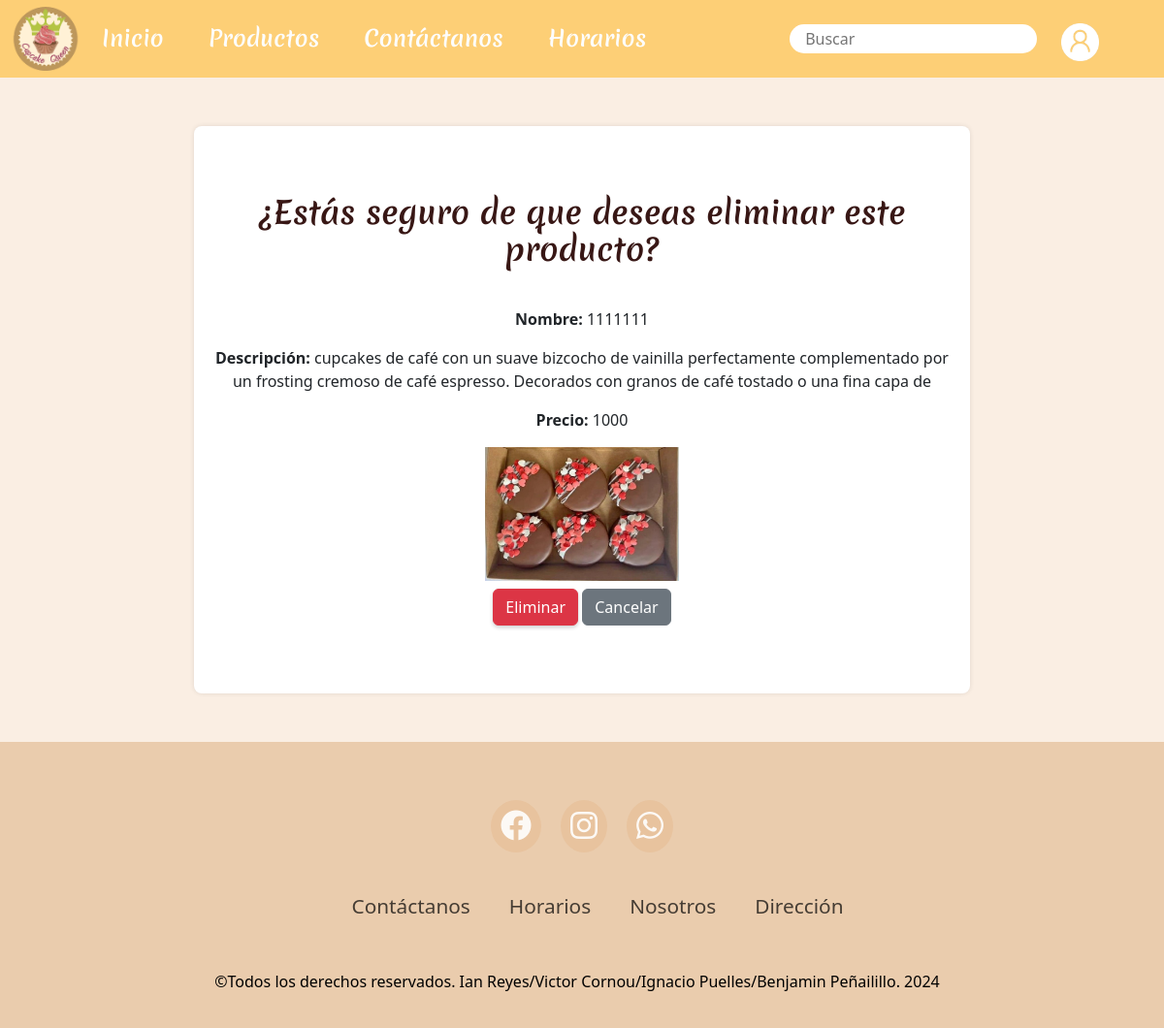
Before: /eliminar/28/ with the older database file.
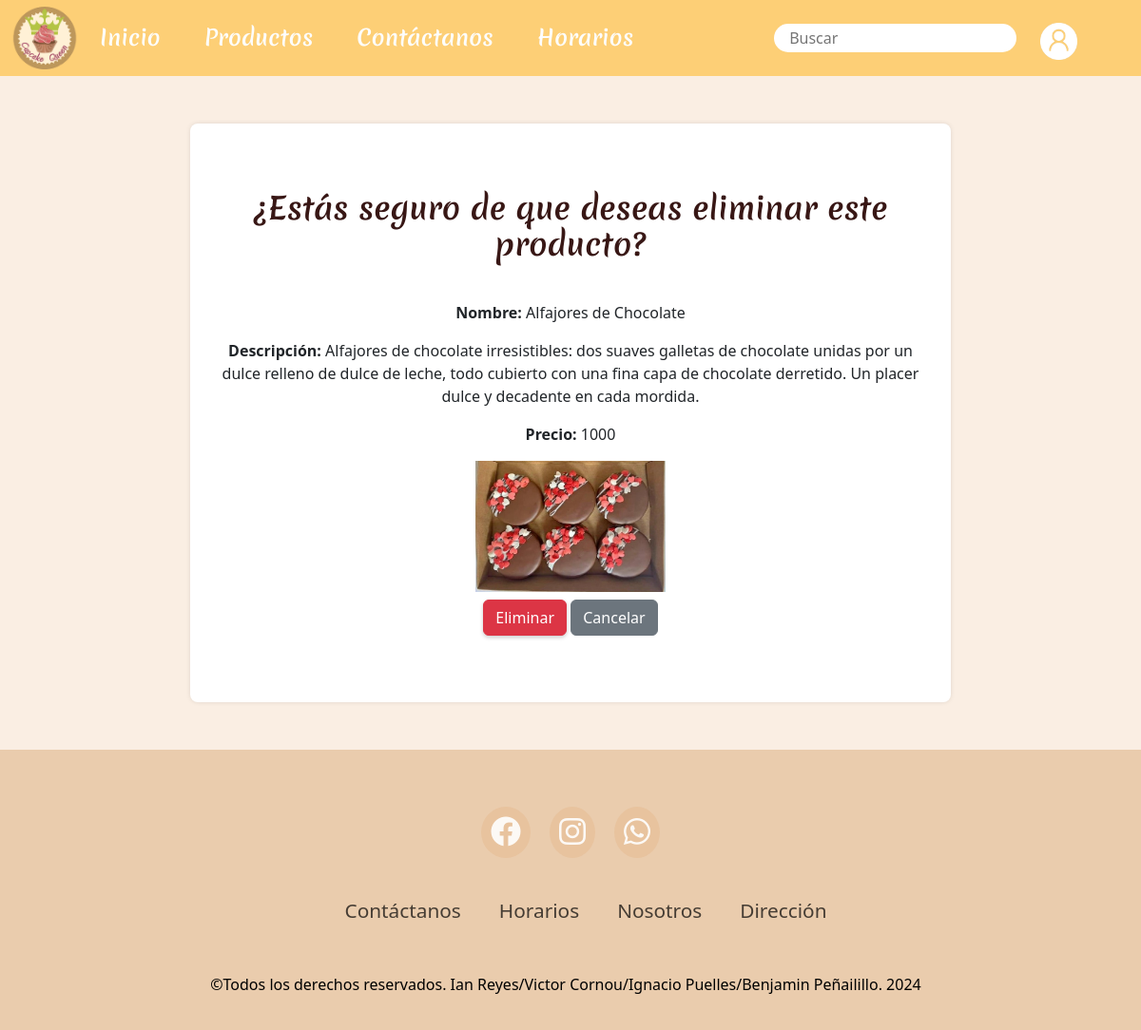
After: the same page with the newer database file.
### pagina/models.py (models this page shows, shortened)
class Producto(models.Model):
    nombre = models.CharField(max_length=100)
    categoria = models.ForeignKey(Categoria, on_delete=models.CASCADE, default=1)
    descripcion = models.TextField()
    precio = models.IntegerField()
    imagen = models.ImageField(upload_to='productos/')

### pagina/views.py (the view, shortened to what this page needs)
# urls.py: path('eliminar/<int:producto_id>/', ProductoDeleteView.as_view(), name='eliminar_producto'),
class ProductoDeleteView(View):
    def get(self, request, producto_id):
        producto = get_object_or_404(Producto, pk=producto_id)
        return render(request, 'eliminar_producto.html', {'producto': producto})

### pagina/templates/eliminar_producto.html (shortened to what this page needs)
{% extends "base.html" %}
{% load static %}
{% load crispy_forms_tags %}
{% block content %}
<div class="container-eliminar">
    <div class="eliminar">
    <h2>¿Estás seguro de que deseas eliminar este producto?</h2>
    <p><strong>Nombre:</strong> {{ producto.nombre }}</p>
    <p><strong>Descripción:</strong> {{ producto.descripcion }}</p>
    <p><strong>Precio:</strong> {{ producto.precio }}</p>
    <img src="{{ producto.imagen.url }}" alt="{{ producto.nombre }}" width="200">
    <form method="post">
        <div class="my-2">
            <button type="submit" class="btn btn-danger">Eliminar</button>
            <a href="{% url 'productos' %}" class="btn btn-secondary">Cancelar</a>
        </div>
    </form>
    </div>
</div>
{% endblock %}

Changed rows visible on the page:
changed Producto: nombre "1111111" → "Alfajores de Chocolate"; descripcion "cupcakes de café con un suave bizcocho de vainilla perfectamente complementado por un frosting cremoso de café espresso. Decorados con granos de café tostado o una fina capa de" → "Alfajores de chocolate irresistibles: dos suaves galletas de chocolate unidas por un dulce relleno de dulce de leche, todo cubierto con una fina capa de chocolate derretido. Un placer dulce y decadente en cada mordida."
